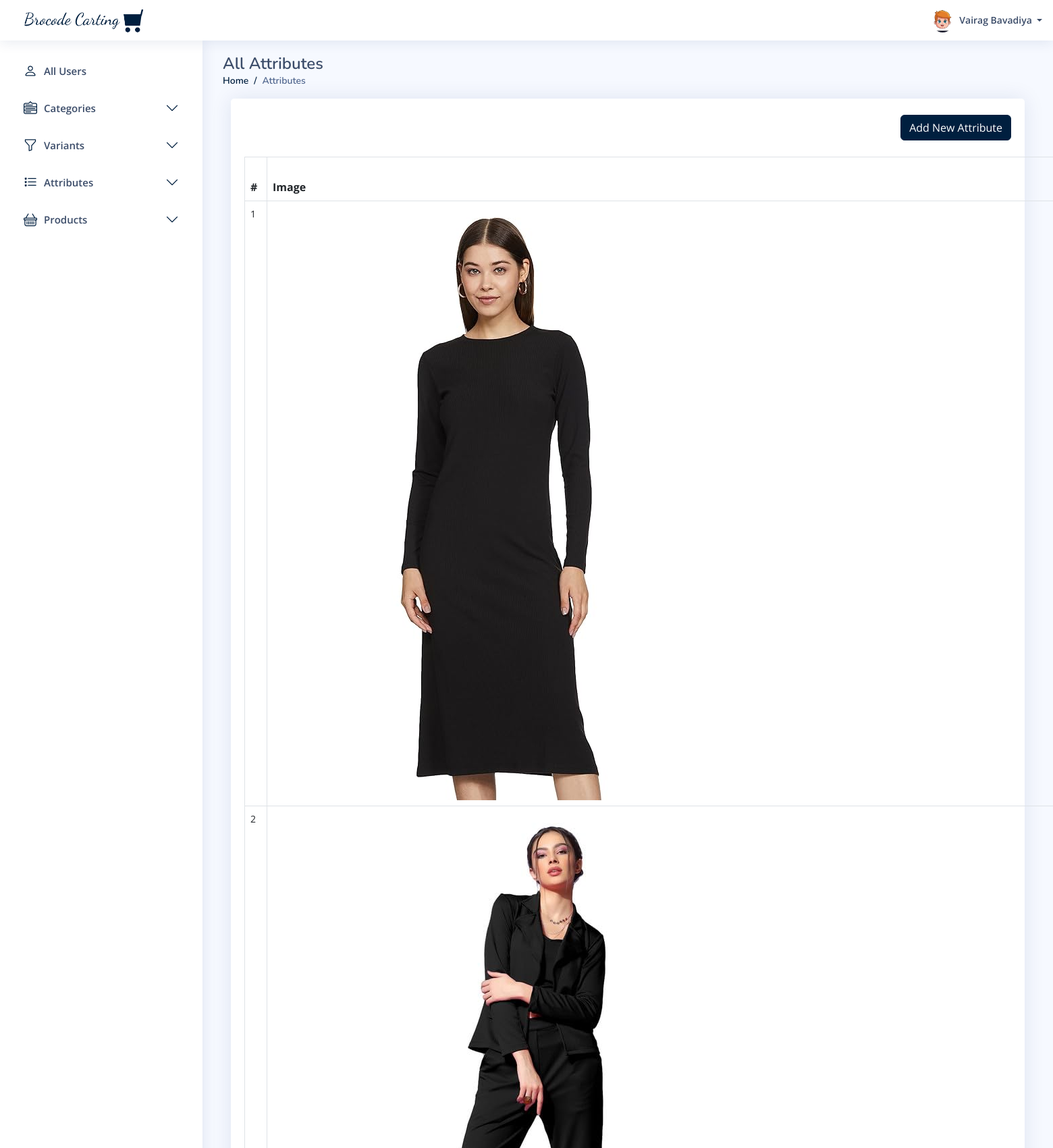
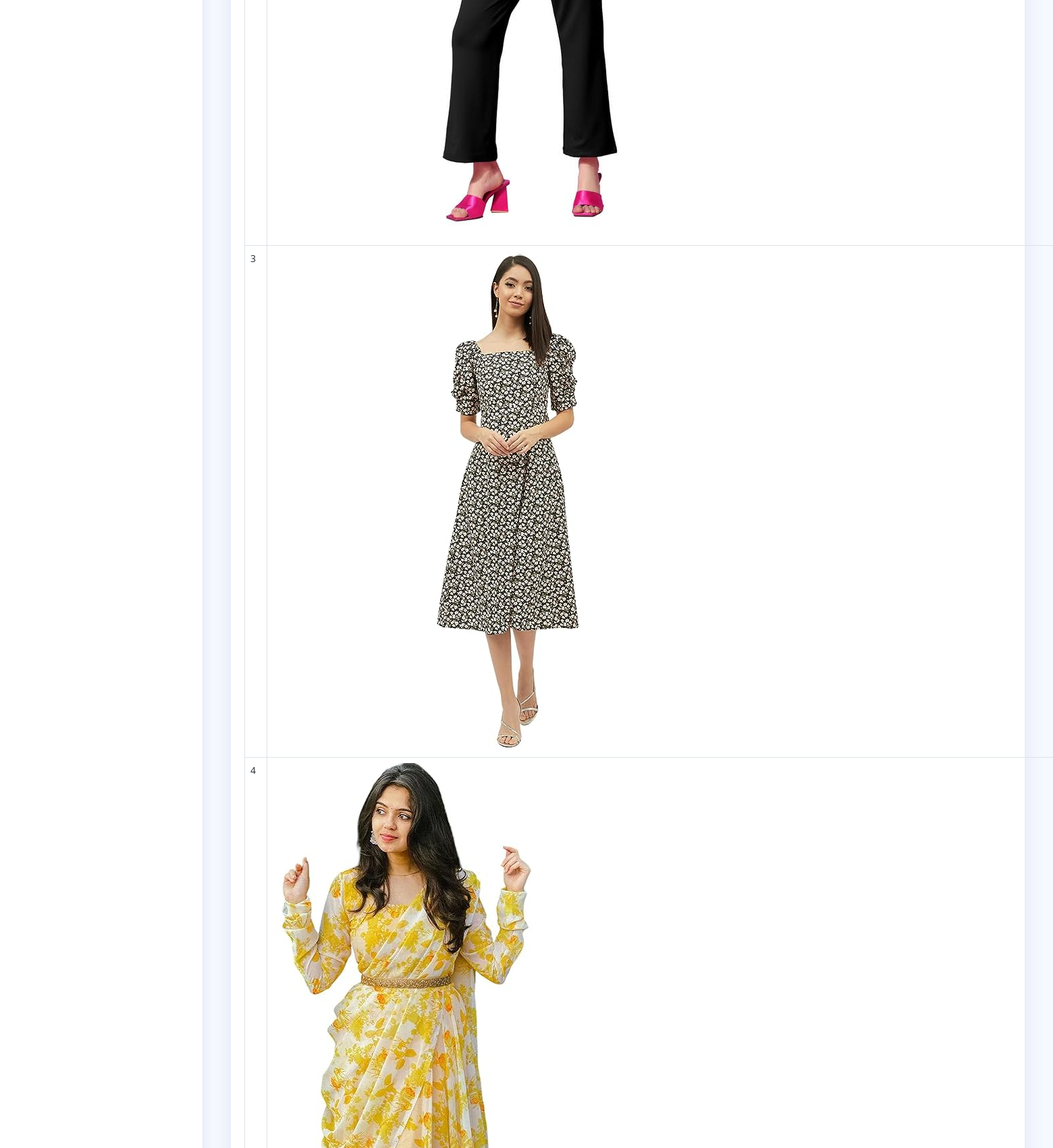
The page /admin/attributes/all.php (signed in, upper part) on the database its author committed (2 pictures, top to bottom).
### tables this page shows
CREATE TABLE `users` (
  `id` int(20) NOT NULL,
  `u_name` varchar(50) NOT NULL,
  `email` varchar(50) NOT NULL,
  `phone_no` varchar(10) NOT NULL,
  `password` varchar(10) NOT NULL,
  `u_type_id` int(20) NOT NULL,
  `u_profile` varchar(200) NOT NULL,
  `created_at` datetime NOT NULL,
  `updated_at` datetime NOT NULL,
  `created_by` int(20) DEFAULT NULL,
  `updated_by` int(20) DEFAULT NULL,
  `is_active` tinyint(1) NOT NULL,
  `is_delete` tinyint(1) DEFAULT NULL
);

CREATE TABLE `attribute` (
  `id` int(20) NOT NULL,
  `variants_id` int(20) NOT NULL,
  `attribute_name` varchar(50) NOT NULL,
  `attribute_image` longtext DEFAULT NULL,
  `created_by` int(20) DEFAULT NULL,
  `updated_by` int(20) DEFAULT NULL,
  `created_at` datetime DEFAULT NULL,
  `updated_at` datetime DEFAULT NULL,
  `is_active` tinyint(1) NOT NULL,
  `is_delete` tinyint(1) DEFAULT NULL
);

### admin/attributes/all.php (the view, shortened to what this page needs)
<?php
require('../config.php');
require('../header.php');
?>
<main id="main" class="main">
    <div class="pagetitle">
        <h1>All Attributes</h1>
        <nav>
            <ol class="breadcrumb">
                <li class="breadcrumb-item active"><a href="/e-commerce/admin/dashboard.php">Home</a></li>
                <li class="breadcrumb-item active">Attributes</li>
            </ol>
        </nav>
    </div>
    <section class="content">
        <div class="container-fluid">
            <div class="row">
                <div class="col-lg-12 grid-margin stretch-card">
                    <div class="card">
                        <div class="card-body">
                            <div class="my-4 d-flex justify-content-end">
                                <a href="/e-commerce/admin/attributes/create.php" class="btn btn-primary">Add New Attribute</a>
                            </div>
                            <table class="table table-bordered datatable" id="table_id">
                                <thead>
                                    <tr>
                                        <th>#</th>
                                        <th>Image</th>
                                    </tr>
                                </thead>
                                <tbody>
                                    <?php
                                    $query = "SELECT id,attribute_name,attribute_image,created_at from attribute ORDER BY id DESC";
                                    if ($result = $conn->query($query)) {
                                        $i = 0;
                                        while ($row = $result->fetch_assoc()) {
                                            $i++;
                                    ?>
                                            <tr>
                                                <td><?php echo $i; ?></td>
                                                <td>
                                                    <?php
                                                    if ($row['attribute_image'] == "")
                                                        echo "-";
                                                    else { ?>
                                                        <img src=" <?php echo $row['attribute_image']; ?>">
                                                    <?php
                                                    }
                                                    ?>
                                                </td>
                                            </tr>
                                    <?php
                                        }
                                    }
                                    ?>
                                </tbody>
                            </table>
                        </div>
                    </div>
                </div>
            </div>
        </div>
    </section>
</main>
<?php require('../footer.php'); ?>

### admin/header.php (shortened to what this page needs)
<?php
require("config.php");
?>
<!DOCTYPE html>
<html lang="en">
<head>
    <link rel="stylesheet" href="https://cdnjs.cloudflare.com/ajax/libs/font-awesome/4.7.0/css/font-awesome.min.css">
    <link href="/e-commerce/admin/assets/vendor/bootstrap/css/bootstrap.min.css" rel="stylesheet">
    <link href="/e-commerce/admin/assets/vendor/bootstrap-icons/bootstrap-icons.css" rel="stylesheet">
    <link href="/e-commerce/admin/assets/vendor/boxicons/css/boxicons.min.css" rel="stylesheet">
    <link href="/e-commerce/admin/assets/vendor/quill/quill.snow.css" rel="stylesheet">
    <link href="/e-commerce/admin/assets/vendor/quill/quill.bubble.css" rel="stylesheet">
    <link href="/e-commerce/admin/assets/vendor/remixicon/remixicon.css" rel="stylesheet">
    <link href="/e-commerce/admin/assets/vendor/simple-datatables/style.css" rel="stylesheet">
    <link href="/e-commerce/admin/assets/css/style.css" rel="stylesheet">
</head>
<body>
    <header id="header" class="header fixed-top d-flex align-items-center">
        <div class="d-flex align-items-center justify-content-between">
            <a href="/e-commerce/admin/dashboard.php" class="logo d-flex align-items-center">
                <img src="/e-commerce/img/logo-color.png" alt="">
            </a>
        </div>
        <nav class="header-nav ms-auto">
            <ul class="d-flex align-items-center">
                <li class="nav-item dropdown pe-3">
                    <a class="nav-link nav-profile d-flex align-items-center pe-0" href="#" data-bs-toggle="dropdown">
                        <?php
                        $sql = "SELECT u.id,u.u_name,u.email,u.phone_no,u.u_profile,u.is_active,ut.type_name FROM users as u,user_type as ut where u.id = " . $_SESSION['id'];
                        $result = $conn->query($sql);
                        $row = mysqli_fetch_assoc($result);
                        ?>
                        <?php if ($row['u_profile']) : ?>
                            <img src="/e-commerce/admin/<?php echo $row['u_profile']; ?>" alt="Profile" class="rounded-circle">
                            <?php else: ?>
                            <img src="/e-commerce/admin/user_images/default.avif" alt="" width="35" height="35" class="rounded-circle">
                        <?php endif; ?>
                        <span class="d-none d-md-block dropdown-toggle ps-2">
                            <?php echo $row['u_name']; ?> </span>
                    </a>
                </li>
            </ul>
        </nav>
    </header>
    <aside id="sidebar" class="sidebar">
        <ul class="sidebar-nav" id="sidebar-nav">
            <li class="nav-item">
                <a class="nav-link collapsed" data-bs-target="#users-nav" href="/e-commerce/admin/allusers.php" aria-expanded="false">
                    <i class="bi bi-person"></i>
                    <span>All Users</span>
                </a>
            </li>
            <li class="nav-item">
                <a class="nav-link collapsed" data-bs-target="#components-nav" data-bs-toggle="collapse" href="#" aria-expanded="false">
                    <i class="bi bi-menu-down"></i>
                    <span>Categories</span>
                    <i class="bi bi-chevron-down ms-auto"></i>
                </a>
            </li>
            <li class="nav-item">
                <a class="nav-link collapsed" data-bs-target="#variants-nav" data-bs-toggle="collapse" href="#">
                    <i class="bi bi-funnel"></i><span>Variants</span><i class="bi bi-chevron-down ms-auto"></i>
                </a>
            </li>
            <li class="nav-item">
                <a class="nav-link collapsed" data-bs-target="#attributes-nav" data-bs-toggle="collapse" href="#">
                    <i class="bi bi-list-stars"></i><span>Attributes</span><i class="bi bi-chevron-down ms-auto"></i>
                </a>
            </li>
            <li class="nav-item">
                <a class="nav-link collapsed" data-bs-target="#products-nav" data-bs-toggle="collapse" href="#">
                    <i class="bi bi-basket"></i><span>Products</span><i class="bi bi-chevron-down ms-auto"></i>
                </a>
            </li>
        </ul>
    </aside>

### admin/assets/css/style.css (style rules this page uses)
:root { scroll-behavior: smooth; }
body { font-family: "Open Sans", sans-serif; background: #f6f9ff; color: #444444; }
a { color: #001F3F; text-decoration: none; }
h1, h2, h3, h4, h5, h6 { font-family: "Nunito", sans-serif; }
#main { margin-top: 60px; padding: 20px 30px; transition: all 0.3s; }
.pagetitle { margin-bottom: 10px; }
.pagetitle h1 { font-size: 24px; margin-bottom: 0; font-weight: 600; color: #3b4c69; }
.card { margin-bottom: 30px; border: none; border-radius: 5px; box-shadow: 0px 0 30px rgba(1, 41, 112, 0.1); }
.card-body { padding: 0 20px 20px 20px; }
.breadcrumb { font-size: 14px; font-family: "Nunito", sans-serif; color: #001F3F; font-weight: 600; }
.breadcrumb a { color: #001F3F; transition: 0.3s; }
.breadcrumb .breadcrumb-item::before { color: #001F3F; }
.breadcrumb .active { color: #51678f; font-weight: 600; }
.logo { line-height: 1; }
@media (min-width: 1200px) { .logo { width: 280px; } }
.logo img { max-height: 26px; margin-right: 6px; }
.header { transition: all 0.5s; z-index: 997; height: 60px; box-shadow: 0px 2px 20px rgba(1, 41, 112, 0.1); background-color: #fff; padding-left: 20px; }
.header-nav ul { list-style: none; }
.header-nav>ul { margin: 0; padding: 0; }
.header-nav .nav-profile { color: #3b4c69; }
.header-nav .nav-profile img { max-height: 36px; }
.header-nav .nav-profile span { font-size: 14px; font-weight: 600; }
.sidebar { position: fixed; top: 60px; left: 0; bottom: 0; width: 300px; z-index: 996; transition: all 0.3s; padding: 20px; overflow-y: auto; scrollbar-width: thin; scrollbar-color: #aab7cf transparent; box-shadow: 0px 0px 20px rgba(1, 41, 112, 0.1); background-color: #fff; }
@media (min-width: 1200px) { #main, #footer { margin-left: 300px; } }
.sidebar-nav { padding: 0; margin: 0; list-style: none; }
.sidebar-nav li { padding: 0; margin: 0; list-style: none; }
.sidebar-nav .nav-item { margin-bottom: 5px; }
.sidebar-nav .nav-link { display: flex; align-items: center; font-size: 15px; font-weight: 600; color: #001F3F; transition: 0.3; background: #f6f9ff; padding: 10px 15px; border-radius: 4px; }
.sidebar-nav .nav-link i { font-size: 16px; margin-right: 10px; color: #001F3F; }
.sidebar-nav .nav-link.collapsed { color: #3b4c69; background: #fff; }
.sidebar-nav .nav-link.collapsed i { color: #001F3F; }
.sidebar-nav .nav-link .bi-chevron-down { margin-right: 0; transition: transform 0.2s ease-in-out; }

### admin/header.php (style rules this page uses)
.sidebar-nav .nav-link i { font-size: 20px; }
.datatable td { font-size: 14px; }
.logo img { max-height: 50px; }
.btn { text-transform: capitalize; }
.btn-primary, .btn:focus-visible, .btn-check:checked+.btn, .btn.active, .btn.show, .btn:first-child:active, :not(.btn-check)+.btn:active { background-color: #001F3F; border-color: #001F3F; box-shadow: none; }

### rows shown on the page
users: u_profile (picture), u_name "Vairag Bavadiya"
attribute: attribute_image (picture)
attribute: attribute_image (picture)
attribute: attribute_image (picture)
attribute: attribute_image (picture)
